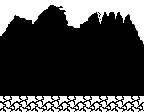

The image is a tile-based game level rendered from a .tmx file. Its description and complete source (layers, tilesets, objects, tile grids) follow:
An orthogonal 18x28 tile map with 8x4 px tiles, 1 tile layer (Capa de Patrones 1).

<map version="1.2" tiledversion="1.2.5" orientation="orthogonal" renderorder="right-down" width="18" height="28" tilewidth="8" tileheight="4" infinite="0" nextlayerid="2" nextobjectid="1">
 <tileset firstgid="1" source="patrones8x4_2.tsx" />
 <layer id="1" name="Capa de Patrones 1" width="18" height="28">
  <data encoding="csv">
7,7,3,4,7,8,3,4,3,4,3,3,4,5,4,5,9,10,
17,17,10,10,17,18,13,14,10,10,10,10,10,10,10,10,19,20,
27,27,10,10,27,28,200,29,30,10,10,18,10,10,10,10,10,10,
7,37,19,20,37,38,200,200,30,10,10,28,41,42,42,16,30,10,
17,47,29,30,47,200,200,200,40,10,18,38,51,200,52,42,40,10,
27,57,200,200,57,200,200,200,50,10,28,200,61,200,200,52,50,10,
37,200,200,200,200,200,200,200,29,30,200,200,200,200,200,200,60,10,
47,200,200,200,200,200,200,200,200,200,200,200,200,200,200,200,200,30,
57,200,200,200,200,200,200,200,200,200,200,200,200,200,200,200,200,40,
200,200,200,200,200,200,200,200,200,200,200,200,200,200,200,200,200,50,
200,200,200,200,200,200,200,200,200,200,200,200,200,200,200,200,200,60,
200,200,200,200,200,200,200,200,200,200,200,200,200,200,200,200,200,200,
200,200,200,200,71,200,200,200,200,200,200,200,200,200,200,200,200,200,
200,200,200,200,200,200,200,200,200,200,200,200,200,200,200,200,200,200,
200,200,200,200,200,200,200,200,200,200,200,200,200,200,200,200,200,200,
200,200,200,200,200,200,200,200,200,200,200,200,200,200,200,200,200,200,
200,200,200,200,200,200,200,200,200,200,200,200,200,200,200,200,200,200,
200,200,200,200,200,200,200,200,200,200,200,200,200,200,200,200,200,200,
200,200,200,200,200,200,200,200,200,200,200,200,200,200,200,200,200,200,
200,200,200,200,200,200,200,200,200,200,200,200,200,200,200,200,200,200,
200,200,200,200,200,200,200,200,200,200,200,200,200,200,200,200,200,200,
200,200,200,200,200,200,200,200,200,200,200,200,200,200,200,200,200,200,
200,200,200,200,200,200,200,200,200,200,200,200,200,200,200,200,200,200,
200,200,200,200,200,200,200,200,200,200,200,200,200,200,200,200,200,200,
1,2,1,2,1,2,1,2,1,2,1,2,1,2,1,2,1,2,
11,12,11,12,11,12,11,12,11,12,11,12,11,12,11,12,11,12,
21,22,21,22,21,22,21,22,21,22,21,22,21,22,21,22,21,22,
31,32,31,32,31,32,31,32,31,32,31,32,31,32,31,32,31,32
</data>
 </layer>
</map>
